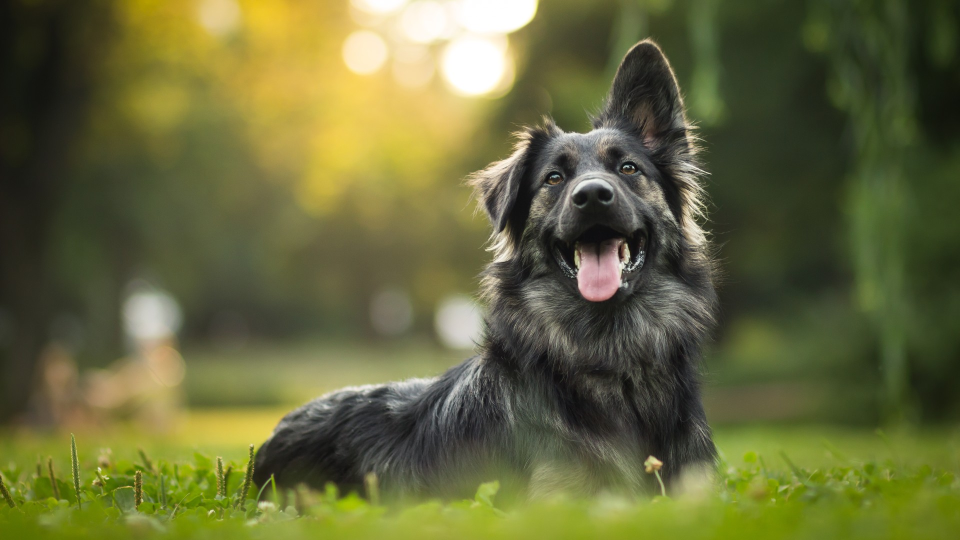
#> input picture Weeks/W0301/dog.jpg, 1920 x 1080 px (shown at 1/2 size)
$ python stackTest.py
#> lines starting #> are read from the running program, lines starting #| are printed output that depends on the picture
#COS 470 by Xin Zhang
import cv2
import numpy as np

# Load four images
image1 = cv2.imread('dog.jpg')
#> image1 is the input picture: shape (1080, 1920, 3); mean B, G, R 59.6, 103.9, 102.2

image1 = cv2.resize(image1, (300, 300))
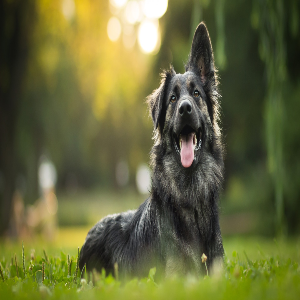
#> image1: shape (300, 300, 3); mean B, G, R 59.5, 103.9, 102.1
image2 = image1
image3 = image1
image4 = image1

# Stack images horizontally
top_row = np.hstack((image1, image2))
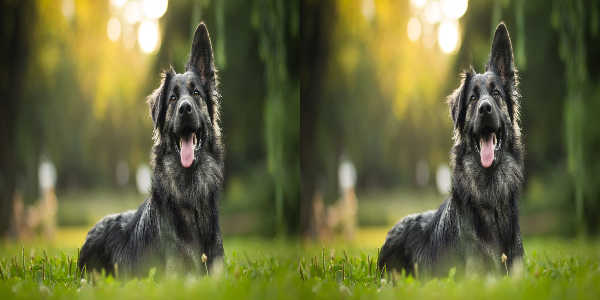
#> top_row: shape (300, 600, 3); mean B, G, R 59.5, 103.9, 102.1
bottom_row = np.hstack((image3, image4))

# Stack the rows vertically
joined_image = np.vstack((top_row, bottom_row))
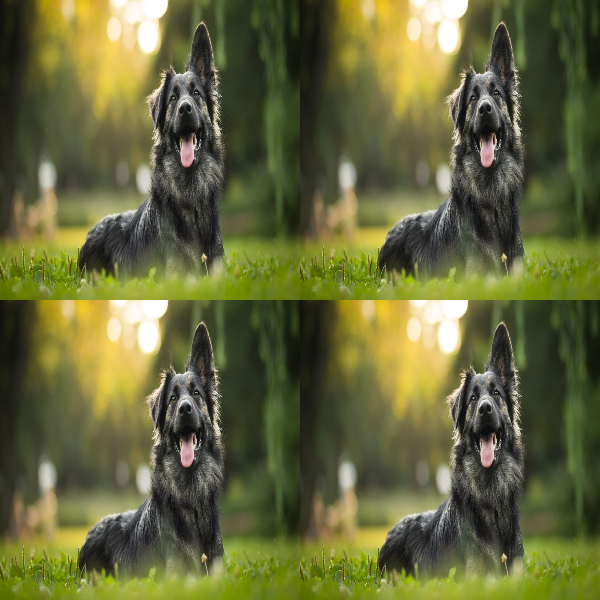
#> joined_image: shape (600, 600, 3); mean B, G, R 59.5, 103.9, 102.1

# Display the joined image
cv2.imshow('Joined Image Grid', joined_image)
cv2.waitKey(0)
cv2.destroyAllWindows()

# Optionally, save the joined image
cv2.imwrite('joined_image_grid.jpg', joined_image)
